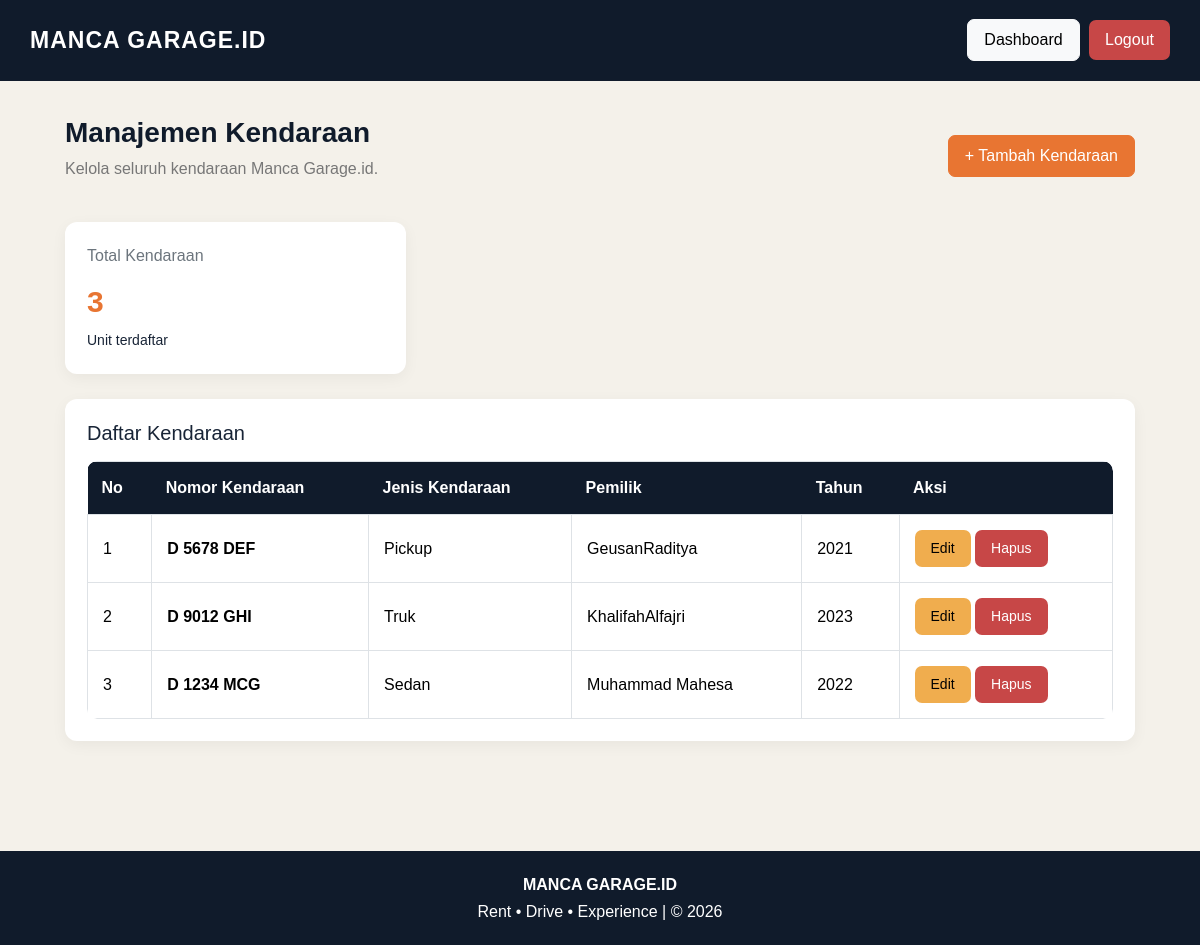
The page /mobil.php (signed in) on the database its author committed.
### tables this page shows
CREATE TABLE `mobil006` (
  `no_id` int(10) NOT NULL,
  `nomor_kendaraan` varchar(12) DEFAULT NULL,
  `jenis_kendaraan` enum('Sedan','Pickup','Truk','Bemo') DEFAULT NULL,
  `pemilik` varchar(50) DEFAULT NULL,
  `tahun_pembuatan` char(4) DEFAULT NULL
);

### mobil.php (the view, shortened to what this page needs)
<?php
include "config/koneksi.php";
$query = mysqli_query($conn, "SELECT * FROM mobil006");
$total = mysqli_num_rows($query);
?>
<!DOCTYPE html>
<html>
<head>
    <link href="https://cdn.jsdelivr.net/npm/bootstrap@5.3.3/dist/css/bootstrap.min.css" rel="stylesheet">
    <link rel="stylesheet" href="style.css">
</head>
<body>
<nav class="navbar navbar-dark">
    <span class="navbar-brand">MANCA GARAGE.ID</span>
    <div>
        <a href="index.php" class="btn btn-light">Dashboard</a>
        <a href="logout.php" class="btn btn-danger">Logout</a>
    </div>
</nav>
<div class="container main-content">
    <div class="page-header">
        <div>
            <h3>Manajemen Kendaraan</h3>
            <p class="page-subtitle">
                Kelola seluruh kendaraan Manca Garage.id.
            </p>
        </div>
        <a href="tambah.php" class="btn btn-success">
            + Tambah Kendaraan
        </a>
    </div>
    <div class="row">
        <div class="col-md-4">
            <div class="vehicle-card">
                <p class="text-secondary">Total Kendaraan</p>
                <h2><?php echo $total; ?></h2>
                <small>Unit terdaftar</small>
            </div>
        </div>
    </div>
    <div class="vehicle-card">
        <h5 class="mb-3">Daftar Kendaraan</h5>
        <div class="table-responsive">
            <table class="table table-hover table-bordered">
                <thead>
                    <tr>
                        <th>No</th>
                        <th>Nomor Kendaraan</th>
                        <th>Jenis Kendaraan</th>
                        <th>Pemilik</th>
                        <th>Tahun</th>
                        <th>Aksi</th>
                    </tr>
                </thead>
                <tbody>
                <?php
                $no = 1;
                while ($data = mysqli_fetch_assoc($query)) {
                ?>
                    <tr>
                        <td><?php echo $no++; ?></td>
                        <td>
                            <strong><?php echo htmlspecialchars($data['nomor_kendaraan']); ?></strong>
                        </td>
                        <td><?php echo htmlspecialchars($data['jenis_kendaraan']); ?></td>
                        <td><?php echo htmlspecialchars($data['pemilik']); ?></td>
                        <td><?php echo htmlspecialchars($data['tahun_pembuatan']); ?></td>
                        <td>
                            <a href="edit.php?id=<?php echo $data['no_id']; ?>"
                               class="btn btn-warning btn-sm">
                                Edit
                            </a>
                            <a href="hapus.php?id=<?php echo $data['no_id']; ?>"
                               class="btn btn-danger btn-sm"
                               onclick="return confirm('Yakin ingin menghapus kendaraan ini?')">
                                Hapus
                            </a>
                        </td>
                    </tr>
                <?php } ?>
                </tbody>
            </table>
        </div>
    </div>
</div>
<div class="vehicle-footer">
    <strong>MANCA GARAGE.ID</strong>
    <p class="mb-0">Rent • Drive • Experience | © 2026</p>
</div>
</body>
</html>

### style.css (style rules this page uses)
body { background: #f4f1ea; color: #182436; font-family: Arial, sans-serif; }
.navbar { background: #101b2b !important; padding: 18px 30px !important; }
.navbar-brand { color: #ffffff !important; font-size: 23px; font-weight: bold; letter-spacing: 1px; }
h3 { font-weight: bold; color: #101b2b; margin-bottom: 20px; }
.btn-success { background: #e87532 !important; border-color: #e87532 !important; }
.btn-warning { background: #f0ad4e !important; border: none !important; }
.btn-danger { background: #c74747 !important; border: none !important; }
.btn { border-radius: 7px; padding: 8px 16px; }
.table { background: white; border-radius: 10px; overflow: hidden; }
.table td, .table th { padding: 14px; vertical-align: middle; }
.main-content { padding: 35px; }
.page-header { display: flex; justify-content: space-between; align-items: center; margin-bottom: 25px; flex-wrap: wrap; gap: 15px; }
.page-subtitle { color: #777; margin-top: -12px; }
.vehicle-card { background: white; padding: 22px; border-radius: 12px; box-shadow: 0 4px 15px rgba(0,0,0,0.05); margin-bottom: 25px; }
.vehicle-card h2 { color: #e87532; font-size: 30px; font-weight: bold; }
.table-responsive { border-radius: 10px; }
.table { margin-bottom: 0; }
.table thead th { background: #101b2b; color: white; border: none; white-space: nowrap; }
.table tbody td { padding: 15px; }
.vehicle-footer { background: #101b2b; color: white; padding: 20px; text-align: center; margin-top: 50px; }
.navbar { display: flex; align-items: center; justify-content: space-between; }
.navbar-brand { font-weight: bold; letter-spacing: 1px; }
.navbar .btn { margin-left: 5px; }
.btn { transition: 0.2s; }
.vehicle-footer, .footer { line-height: 1.7; }

### rows shown on the page
mobil006: nomor_kendaraan "D 5678 DEF", jenis_kendaraan "Pickup", pemilik "GeusanRaditya", tahun_pembuatan "2021"
mobil006: nomor_kendaraan "D 9012 GHI", jenis_kendaraan "Truk", pemilik "KhalifahAlfajri", tahun_pembuatan "2023"
mobil006: nomor_kendaraan "D 1234 MCG", jenis_kendaraan "Sedan", pemilik "Muhammad Mahesa", tahun_pembuatan "2022"

### other values the page prints
$total "3"
